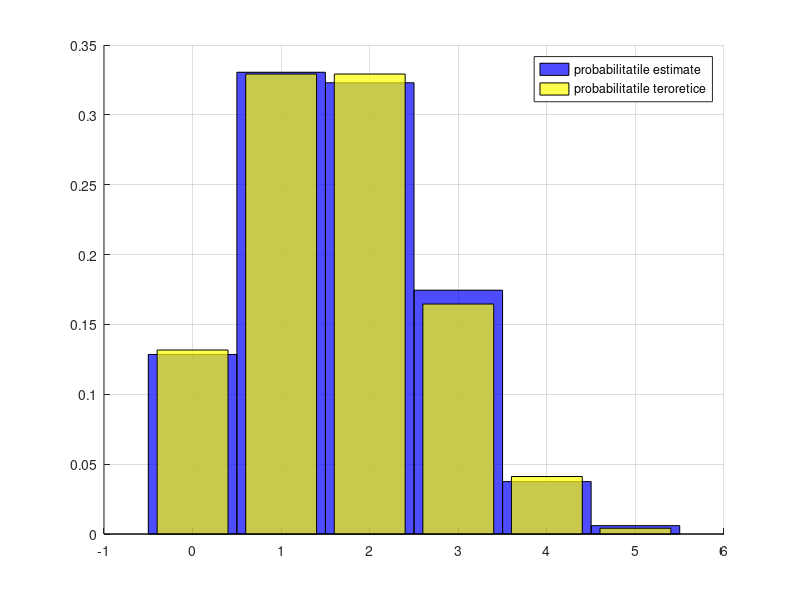

Recreate this plot in MATLAB.
clf; grid on; hold on;

p=1/3; n=5; m=2000;

x=binornd(n,p,1,m);
N=hist(x,0:n);
bar(0:n,N/m,'hist','FaceColor','b'); % bars fara spatii intre ele
bar(0:n,binopdf(0:n,n,p),'FaceColor','y');
legend('probabilitatile estimate','probabilitatile teroretice');
set(findobj('type','patch'),'facealpha',0.7);xlim([-1 n+1]); % ylim also

% 1:5
% v=[1 2 1 3 1 4 2 5 1 3 2 3 4];
% h=hist(v,1:5);
% h=4 3 3 2 1

% rnd pdf cdf-cumulative pdf
% binocdf(5,1/3,4) insumam toate pana la 4
